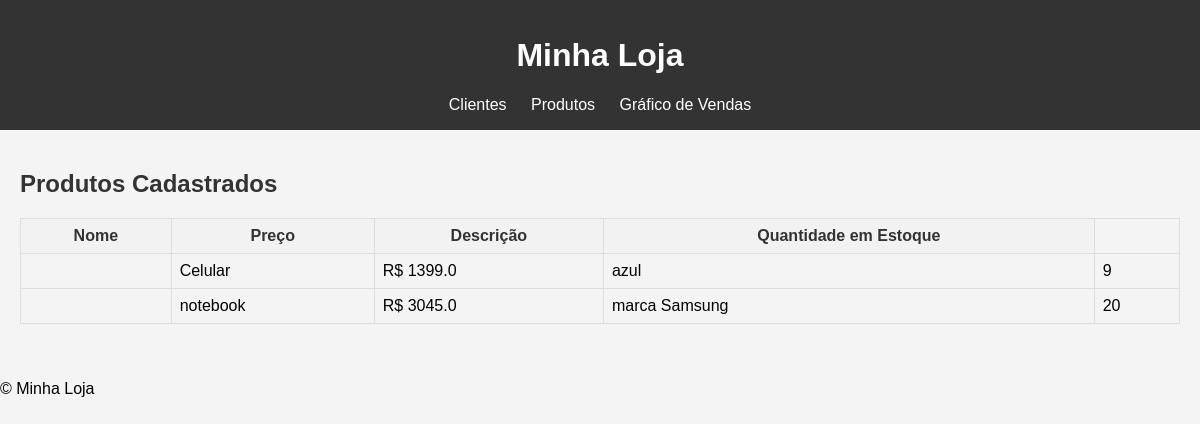
Page /listar_produtos on the committed database.
### models.py (models this page shows)
class Produto(db.Model):
    id = db.Column(db.Integer, primary_key=True)
    nome = db.Column(db.String(100), nullable=False)
    preco = db.Column(db.Float, nullable=False)
    descricao = db.Column(db.String(200), nullable=True)
    quantidade_estoque = db.Column(db.Integer, nullable=False)

### app.py (the view)
@app.route('/listar_produtos')
def listar_produtos():
    produtos = Produto.query.all()
    return render_template('listar_produtos.html', produtos=produtos)

### templates/listar_produtos.html (shortened to what this page needs)
{% extends "base.html" %}
{% block content %}
    <h2>Produtos Cadastrados</h2>
    <table>
        <tr>
            <th>Nome</th>
            <th>Preço</th>
            <th>Descrição</th>
            <th>Quantidade em Estoque</th>
        </tr>
        {% for produto in produtos %}
        <tr>
            <td>
            </td>
            <td>{{ produto.nome }}</td>
            <td>R$ {{ produto.preco }}</td>
            <td>{{ produto.descricao }}</td>
            <td>{{ produto.quantidade_estoque }}</td>
        </tr>
        {% endfor %}
    </table>
{% endblock %}

### templates/static/style.css (style rules this page uses)
body { font-family: Arial, sans-serif; background-color: #f4f4f4; margin: 0; padding: 0; }
h2 { color: #333; }
table { width: 100%; border-collapse: collapse; margin: 20px 0; }
table, th, td { border: 1px solid #ddd; padding: 8px; }
th { background-color: #f2f2f2; color: #333; }

### rows in the picture
Produto: nome "Celular", preco "1399.0", descricao "azul", quantidade_estoque "9"
Produto: nome "notebook", preco "3045.0", descricao "marca Samsung", quantidade_estoque "20"
